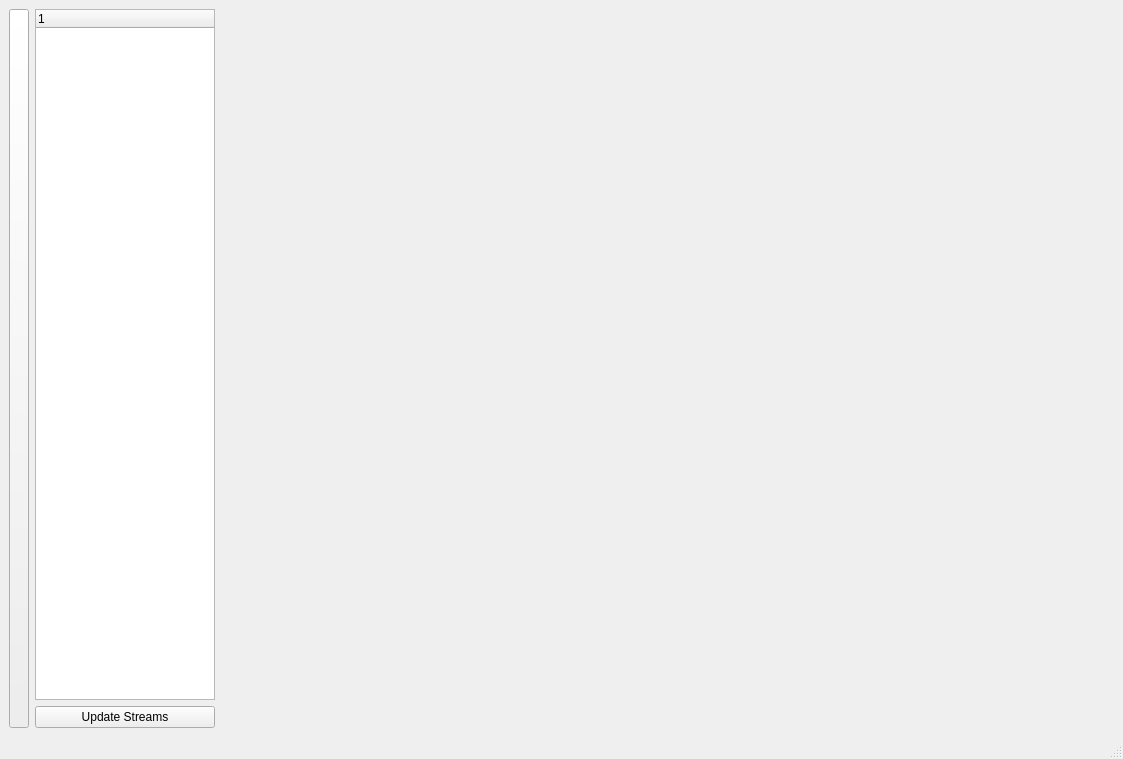
<?xml version="1.0" encoding="UTF-8"?>
<ui version="4.0">
 <class>MainWindow</class>
 <widget class="QMainWindow" name="MainWindow">
  <property name="geometry">
   <rect>
    <x>0</x>
    <y>0</y>
    <width>1123</width>
    <height>759</height>
   </rect>
  </property>
  <property name="windowTitle">
   <string>MainWindow</string>
  </property>
  <widget class="QWidget" name="centralwidget">
   <layout class="QGridLayout" name="gridLayout">
    <item row="0" column="0" rowspan="2">
     <widget class="QPushButton" name="toggleButton">
      <property name="sizePolicy">
       <sizepolicy hsizetype="Fixed" vsizetype="Expanding">
        <horstretch>0</horstretch>
        <verstretch>0</verstretch>
       </sizepolicy>
      </property>
      <property name="maximumSize">
       <size>
        <width>20</width>
        <height>16777215</height>
       </size>
      </property>
      <property name="text">
       <string/>
      </property>
     </widget>
    </item>
    <item row="0" column="1">
     <widget class="QTreeWidget" name="treeWidget">
      <property name="sizePolicy">
       <sizepolicy hsizetype="Fixed" vsizetype="Expanding">
        <horstretch>0</horstretch>
        <verstretch>0</verstretch>
       </sizepolicy>
      </property>
      <property name="maximumSize">
       <size>
        <width>180</width>
        <height>16777215</height>
       </size>
      </property>
      <column>
       <property name="text">
        <string notr="true">1</string>
       </property>
      </column>
     </widget>
    </item>
    <item row="0" column="2" rowspan="2">
     <widget class="PaintWidget" name="widget" native="true"/>
    </item>
    <item row="1" column="1">
     <widget class="QPushButton" name="updateButton">
      <property name="text">
       <string>Update Streams</string>
      </property>
     </widget>
    </item>
   </layout>
  </widget>
  <widget class="QMenuBar" name="menubar">
   <property name="geometry">
    <rect>
     <x>0</x>
     <y>0</y>
     <width>1123</width>
     <height>26</height>
    </rect>
   </property>
  </widget>
  <widget class="QStatusBar" name="statusbar"/>
 </widget>
 <customwidgets>
  <customwidget>
   <class>PaintWidget</class>
   <extends>QWidget</extends>
   <header>paintwidget.h</header>
   <container>1</container>
  </customwidget>
 </customwidgets>
 <resources/>
 <connections/>
</ui>
